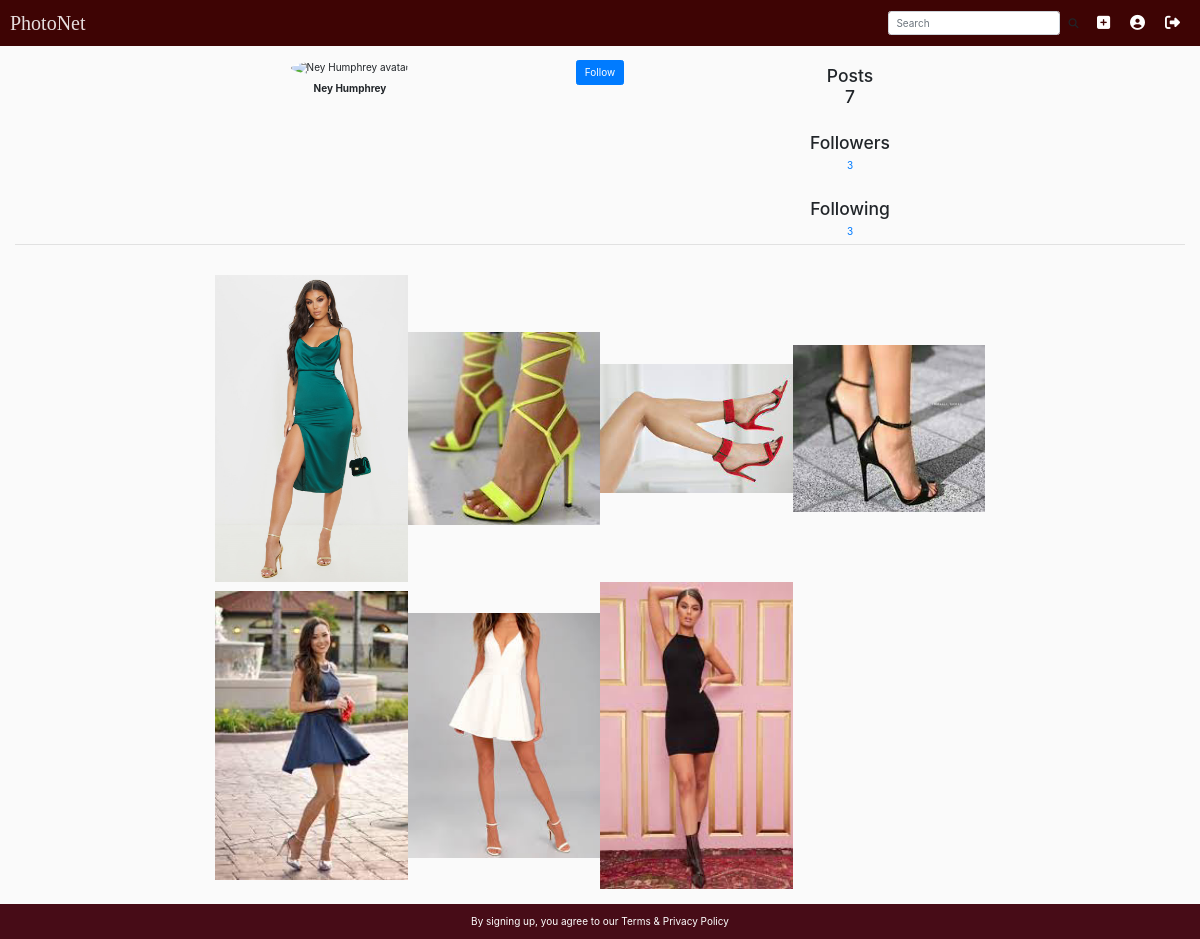
The app's page /user/9 (signed in) with its own data.
### album/models.py (models this page shows)
class UserExtended(models.Model):
    user = models.OneToOneField(User, on_delete=models.CASCADE)
    avatar = models.ImageField(upload_to=get_avatar_upload_path, default="no_avatar.png")
    following = models.ManyToManyField("self", symmetrical=False, related_name="followers")

class Post(models.Model):
    author = models.ForeignKey(UserExtended, on_delete=models.CASCADE, related_name="user_posts")
    image = models.ImageField(upload_to=get_image_upload_path)
    description = models.TextField(default="")
    created = models.DateTimeField(auto_now_add=True)
    liked = models.ManyToManyField(UserExtended, related_name="liked_posts")
    comments = models.ManyToManyField("Comment", related_name="commented_posts")

### album/views.py (the view)
# urls.py: path("user", views.user, name="user"),
def user(request, user_id=None):
    if request.method == "POST":
        return HttpResponseNotAllowed(["GET"])
    if user_id is None:
        if request.user.id is None:
            return HttpResponseRedirect(reverse("welcome"))
        user_id2 = request.user.id
    else:
        user_id2 = user_id
    user_ex = UserExtended.objects.get(user__id=user_id2)
    show_follow_button = False
    if user_id is not None and user_id != request.user.id:
        show_follow_button = True
    already_follow = False
    if show_follow_button:
        already_follow = user_id in [x.user.id for x in UserExtended.objects.get(user__id=request.user.id).following.all()]
    context = {
        "user_ex": user_ex,
        "posts": Post.objects.filter(author__user__id=user_id2).order_by("-created"),
        "show_follow_button": show_follow_button,
        "already_follow": already_follow,
        "following": user_ex.following.count(),
        "followers": user_ex.followers.count()
    }
    context["dummies"] = range(4 - context["posts"].count() % 4)
    return render(request, "album/user.html", context)

### album/templates/album/user.html (shortened to what this page needs)
{% extends "album/layout.html" %} {% load static %} {% block title %} {{ user_ex.user.username }}'s profile | PhotoNet {% endblock %}  {% block main %}
<div class="container-fluid">
    <div id="user-info" class="row">
        <div class="col-sm-5 col-md-5 col-lg-3 offset-lg-2 col-xl-3 offset-xl-2 text-center">
            {% if request.user.id == user_ex.user.id %}
            <a id="change-avatar-link" href="#">
                <img id="avatar-img" class="avatar-profile avatar-profile-big" src="https://upload.wikimedia.org/wikipedia/commons/9/99/Sample_User_Icon.png" alt="{{ user_ex.user.username }} avatar" data-toggle="tooltip" title="Edit Profile">
                <input type="file" id="upload-avatar" name="file" style="display: none;">
            </a>
            {% else %}
            <img id="avatar-img" class="avatar-profile avatar-profile-big" src="https://upload.wikimedia.org/wikipedia/commons/9/99/Sample_User_Icon.png" alt="{{ user_ex.user.username }} avatar" title="{{ user_ex.user.username }}"> {% endif %}
            <p>{{ user_ex.user.username }}</p>
        </div>
        <div class="col-sm-2 col-md-2 col-lg-2 col-xl-2 text-center">
            {% if show_follow_button %}
                    <button id="follow-btn" class="btn btn-primary" type="button" name="follow" {% if already_follow %}disabled{% endif %}>Follow</button>
                {% endif %}
        </div>
        <div class="col-sm-5 col-md-5 col-lg-3 col-xl-3 text-center" id="user-counts">
            <p>
                <h3>Posts <br>{{ posts.count }}</h3>
            </p>
            <br>
                {% if followers %} <p><h3>Followers</h3> <span id="followers_count"><a href="{% url 'followers' user_ex.user.id %}">{{ followers }}</a></span> {% else %} <br><h3>Followers</h3> <span id="followers_count">{{ followers }}</span> {% endif %}</h3>
            </p>
            <br>
          {% if following %} <p><h3>Following </h3><span id="following_count"><a href="{% url 'following' user_ex.user.id %}">{{ following }}</a></span> {% else %} <br><h3>Following</h3> <span id="following_count">{{ following }}</span> {% endif%}
            </p>
        </div>
    </div>
    <hr>
    <div class="row">
        <div class="col-xl-8 offset-xl-2 col-lg-10 offset-lg-1">
            {% if posts %}
            <div class="d-flex flex-wrap justify-content-between">
                {% for post in posts %}
                <img class="img-gallery align-self-center" data-toggle="tooltip" data-html="true" data-post-id="{{ post.id }}" data-likes="{{ post.liked.count }}" data-comments="{{ post.comments.count }}" src="{{ post.image.url }}" alt="{{ post.author.user.username}} photo"
                    title="Likes: {{ post.liked.count }}<br>Comments: {{ post.comments.count }}"> {% endfor %}
            </div>
            {% else %}
            <marquee behavior="slide" direction="left">No Post Yet</marquee>
            </body>
            {% endif %}
        </div>
    </div>
</div>
{% endblock %}

### album/static/album/CSS/style.css (style rules this page uses)
#user-info #user-counts p:first-child { margin-top: 1; }
#user-info+hr { margin-top: 0; }
#user-info p { font-weight: bold; margin-top: 0.5em; margin-bottom: 0.5em; }
.avatar-profile { border-radius: 50%; }
.avatar-profile-big { width: 33%; }
img.img-gallery { width: 25%; height: 100%; }
* { margin: 0px; padding: 0px; }
body { background-color: #eee; }
*, *::before, *::after { margin: 0; padding: 0; box-sizing: inherit; }
html { font-size: 10px; box-sizing: border-box; }
a { text-decoration: none; }
body { background-color: #fafafa; }
.row { display: -ms-flexbox; display: flex; -ms-flex-wrap: wrap; flex-wrap: wrap; margin-right: -15px; margin-left: -15px; margin-top: 30px; }

### records on screen
UserExtended: user.username "Ney Humphrey"
Post: image (picture)
Post: image (picture)
Post: image (picture)
Post: image (picture)
Post: image (picture)
Post: image (picture)
Post: image (picture)

### other values on screen
{{ posts.count }} "7"
{{ followers }} "3"
{{ following }} "3"
